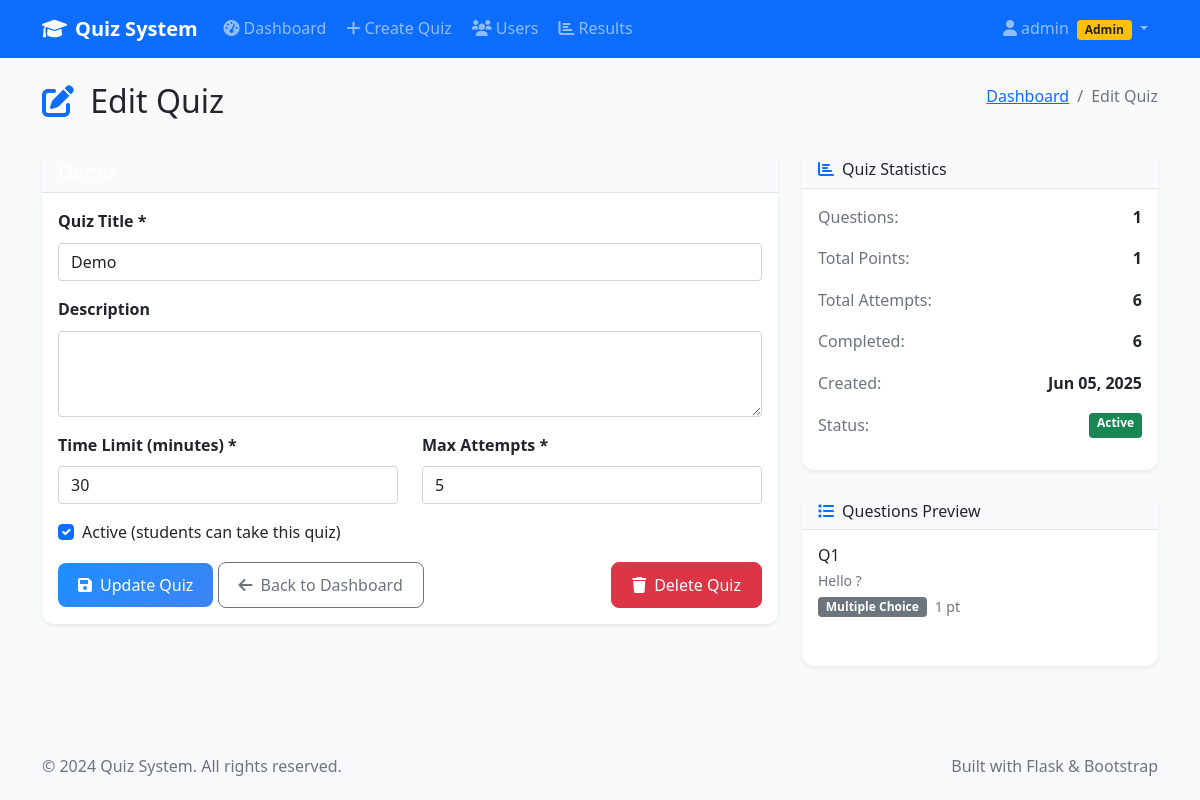
Screenshot of /admin/edit_quiz/1 (signed in) with the database file from the repository.
### models.py (models this page shows)
class User(UserMixin, db.Model):
    id = db.Column(db.Integer, primary_key=True)
    username = db.Column(db.String(64), unique=True, nullable=False)
    email = db.Column(db.String(120), unique=True, nullable=False)
    password_hash = db.Column(db.String(256), nullable=False)
    is_admin = db.Column(db.Boolean, default=False)
    created_at = db.Column(db.DateTime, default=datetime.utcnow)
    created_quizzes = db.relationship('Quiz', backref='creator', lazy=True)
    quiz_attempts = db.relationship('QuizAttempt', backref='user', lazy=True)

class Quiz(db.Model):
    id = db.Column(db.Integer, primary_key=True)
    title = db.Column(db.String(200), nullable=False)
    description = db.Column(db.Text)
    created_by = db.Column(db.Integer, db.ForeignKey('user.id'), nullable=False)
    time_limit = db.Column(db.Integer, default=30)  # in minutes
    max_attempts = db.Column(db.Integer, default=1)
    is_active = db.Column(db.Boolean, default=True)
    created_at = db.Column(db.DateTime, default=datetime.utcnow)
    questions = db.relationship('Question', backref='quiz', lazy=True, cascade='all, delete-orphan')
    attempts = db.relationship('QuizAttempt', backref='quiz', lazy=True)
    def get_total_points(self):
        return sum(q.points for q in self.questions)

class Question(db.Model):
    id = db.Column(db.Integer, primary_key=True)
    quiz_id = db.Column(db.Integer, db.ForeignKey('quiz.id'), nullable=False)
    question_text = db.Column(db.Text, nullable=False)
    question_type = db.Column(db.String(20), nullable=False)  # multiple_choice, true_false, short_answer
    points = db.Column(db.Integer, default=1)
    order_index = db.Column(db.Integer, default=0)
    answer_options = db.relationship('AnswerOption', backref='question', lazy=True, cascade='all, delete-orphan')
    user_answers = db.relationship('UserAnswer', backref='question', lazy=True)

### admin.py (the view, shortened to what this page needs)
@admin_bp.route('/edit_quiz/<int:quiz_id>', methods=['GET', 'POST'])
@login_required
@admin_required
def edit_quiz(quiz_id):
    quiz = Quiz.query.get_or_404(quiz_id)
    return render_template('admin/edit_quiz.html', quiz=quiz)

### templates/admin/edit_quiz.html (shortened to what this page needs)
{% extends "base.html" %}
{% block content %}
<div class="container my-4">
    <div class="row">
        <div class="col-12">
            <div class="d-flex justify-content-between align-items-center mb-4">
                <h2>
                    <i class="fas fa-edit text-primary me-2"></i>
                    Edit Quiz
                </h2>
                <nav aria-label="breadcrumb">
                    <ol class="breadcrumb">
                        <li class="breadcrumb-item">
                            <a href="{{ url_for('admin.dashboard') }}">Dashboard</a>
                        </li>
                        <li class="breadcrumb-item active">Edit Quiz</li>
                    </ol>
                </nav>
            </div>
        </div>
    </div>
    <div class="row">
        <div class="col-lg-8">
            <div class="card border-0 shadow-sm">
                <div class="card-header bg-primary text-white">
                    <h5 class="mb-0">{{ quiz.title }}</h5>
                </div>
                <div class="card-body">
                    <form method="POST">
                        <div class="mb-3">
                            <label for="title" class="form-label">Quiz Title *</label>
                            <input type="text" class="form-control" id="title" name="title"
                                   value="{{ quiz.title }}" required>
                        </div>
                        <div class="mb-3">
                            <label for="description" class="form-label">Description</label>
                            <textarea class="form-control" id="description" name="description" rows="3">{{ quiz.description or '' }}</textarea>
                        </div>
                        <div class="row">
                            <div class="col-md-6">
                                <div class="mb-3">
                                    <label for="time_limit" class="form-label">Time Limit (minutes) *</label>
                                    <input type="number" class="form-control" id="time_limit" name="time_limit"
                                           value="{{ quiz.time_limit }}" min="1" max="180" required>
                                </div>
                            </div>
                            <div class="col-md-6">
                                <div class="mb-3">
                                    <label for="max_attempts" class="form-label">Max Attempts *</label>
                                    <input type="number" class="form-control" id="max_attempts" name="max_attempts"
                                           value="{{ quiz.max_attempts }}" min="1" max="10" required>
                                </div>
                            </div>
                        </div>
                        <div class="mb-3">
                            <div class="form-check">
                                <input class="form-check-input" type="checkbox" id="is_active" name="is_active"
                                       {% if quiz.is_active %}checked{% endif %}>
                                <label class="form-check-label" for="is_active">
                                    Active (students can take this quiz)
                                </label>
                            </div>
                        </div>
                        <div class="d-flex justify-content-between">
                            <div>
                                <button type="submit" class="btn btn-primary">
                                    <i class="fas fa-save me-2"></i>Update Quiz
                                </button>
                                <a href="{{ url_for('admin.dashboard') }}" class="btn btn-outline-secondary">
                                    <i class="fas fa-arrow-left me-2"></i>Back to Dashboard
                                </a>
                            </div>
                            <form method="POST" action="{{ url_for('admin.delete_quiz', quiz_id=quiz.id) }}"
                                  class="d-inline" onsubmit="return showDeleteQuizModal(event)">
                                <button type="submit" class="btn btn-danger">
                                    <i class="fas fa-trash me-2"></i>Delete Quiz
                                </button>
                            </form>
                        </div>
                    </form>
                </div>
            </div>
        </div>
        <div class="col-lg-4">
            <div class="card border-0 shadow-sm">
                <div class="card-header bg-light">
                    <h6 class="mb-0">
                        <i class="fas fa-chart-bar text-primary me-2"></i>Quiz Statistics
                    </h6>
                </div>
                <div class="card-body">
                    <div class="stat-item mb-3">
                        <div class="d-flex justify-content-between">
                            <span class="text-muted">Questions:</span>
                            <strong>{{ quiz.questions|length }}</strong>
                        </div>
                    </div>
                    <div class="stat-item mb-3">
                        <div class="d-flex justify-content-between">
                            <span class="text-muted">Total Points:</span>
                            <strong>{{ quiz.get_total_points() }}</strong>
                        </div>
                    </div>
                    <div class="stat-item mb-3">
                        <div class="d-flex justify-content-between">
                            <span class="text-muted">Total Attempts:</span>
                            <strong>{{ quiz.attempts|length }}</strong>
                        </div>
                    </div>
                    <div class="stat-item mb-3">
                        <div class="d-flex justify-content-between">
                            <span class="text-muted">Completed:</span>
                            <strong>{{ quiz.attempts|selectattr('is_completed')|list|length }}</strong>
                        </div>
                    </div>
                    <div class="stat-item mb-3">
                        <div class="d-flex justify-content-between">
                            <span class="text-muted">Created:</span>
                            <strong>{{ quiz.created_at.strftime('%b %d, %Y') }}</strong>
                        </div>
                    </div>
                    <div class="stat-item mb-3">
                        <div class="d-flex justify-content-between">
                            <span class="text-muted">Status:</span>
                            <span class="badge bg-{% if quiz.is_active %}success{% else %}secondary{% endif %}">
                                {% if quiz.is_active %}Active{% else %}Inactive{% endif %}
                            </span>
                        </div>
                    </div>
                </div>
            </div>
            <div class="card border-0 shadow-sm mt-4">
                <div class="card-header bg-light">
                    <h6 class="mb-0">
                        <i class="fas fa-list text-primary me-2"></i>Questions Preview
                    </h6>
                </div>
                <div class="card-body">
                    {% if quiz.questions %}
                        <div class="questions-preview">
                            {% for question in quiz.questions %}
                                <div class="question-preview-item mb-3 pb-3 {% if not loop.last %}border-bottom{% endif %}">
                                    <div class="d-flex justify-content-between align-items-start">
                                        <div class="flex-grow-1">
                                            <h6 class="mb-1">Q{{ loop.index }}</h6>
                                            <p class="text-muted small mb-1">
                                                {{ question.question_text[:50] }}{% if question.question_text|length > 50 %}...{% endif %}
                                            </p>
                                            <div class="d-flex align-items-center">
                                                <span class="badge bg-secondary me-2">
                                                    {{ question.question_type.replace('_', ' ').title() }}
                                                </span>
                                                <small class="text-muted">{{ question.points }} pt{{ 's' if question.points != 1 else '' }}</small>
                                            </div>
                                        </div>
                                    </div>
                                </div>
                            {% endfor %}
                        </div>
                    {% else %}
                        <div class="text-center py-3">
                            <i class="fas fa-question-circle fa-2x text-muted mb-2"></i>
                            <p class="text-muted small mb-0">No questions added yet</p>
                        </div>
                    {% endif %}
                </div>
            </div>
        </div>
    </div>
</div>
{% endblock %}

### templates/base.html (shortened to what this page needs)
<!DOCTYPE html>
<html lang="en">
<head>
    <link href="https://cdn.jsdelivr.net/npm/bootstrap@5.1.3/dist/css/bootstrap.min.css" rel="stylesheet">
    <link rel="stylesheet" href="https://cdnjs.cloudflare.com/ajax/libs/font-awesome/6.0.0/css/all.min.css">
    <link rel="stylesheet" href="{{ url_for('static', filename='css/style.css') }}">
</head>
<body>
    <nav class="navbar navbar-expand-lg navbar-dark bg-primary">
        <div class="container">
            <a class="navbar-brand" href="{{ url_for('index') }}">
                <i class="fas fa-graduation-cap me-2"></i>Quiz System
            </a>
            <div class="collapse navbar-collapse" id="navbarNav">
                <ul class="navbar-nav me-auto">
                    {% if current_user.is_authenticated %}
                        {% if current_user.is_admin %}
                            <li class="nav-item">
                                <a class="nav-link" href="{{ url_for('admin.dashboard') }}">
                                    <i class="fas fa-tachometer-alt me-1"></i>Dashboard
                                </a>
                            </li>
                            <li class="nav-item">
                                <a class="nav-link" href="{{ url_for('admin.create_quiz') }}">
                                    <i class="fas fa-plus me-1"></i>Create Quiz
                                </a>
                            </li>
                            <li class="nav-item">
                                <a class="nav-link" href="{{ url_for('admin.manage_users') }}">
                                    <i class="fas fa-users me-1"></i>Users
                                </a>
                            </li>
                            <li class="nav-item">
                                <a class="nav-link" href="{{ url_for('admin.results') }}">
                                    <i class="fas fa-chart-bar me-1"></i>Results
                                </a>
                            </li>
                        {% endif %}
                    {% endif %}
                </ul>
                <ul class="navbar-nav">
                    {% if current_user.is_authenticated %}
                        <li class="nav-item dropdown">
                            <a class="nav-link dropdown-toggle" href="#" id="navbarDropdown" role="button" data-bs-toggle="dropdown">
                                <i class="fas fa-user me-1"></i>{{ current_user.username }}
                                {% if current_user.is_admin %}
                                    <span class="badge bg-warning text-dark ms-1">Admin</span>
                                {% endif %}
                            </a>
                        </li>
                    {% endif %}
                </ul>
            </div>
        </div>
    </nav>
    <main class="main-content">
        {% block content %}{% endblock %}
    </main>
    <footer class="bg-light py-4 mt-5">
        <div class="container">
            <div class="row">
                <div class="col-md-6">
                    <p class="text-muted mb-0">&copy; 2024 Quiz System. All rights reserved.</p>
                </div>
                <div class="col-md-6 text-end">
                    <p class="text-muted mb-0">Built with Flask & Bootstrap</p>
                </div>
            </div>
        </div>
    </footer>
</body>
</html>

### rows the page displays
User: username "admin"
Quiz: title "Demo", time_limit "30", max_attempts "5", is_active "☑", created_at "Jun 05, 2025"
Question: get_total_points "1", question_text "Hello ?", question_type.replace "Multiple Choice", points "1"

### other values shown
{{ quiz.questions|length }} "1"
{{ quiz.attempts|length }} "6"
{{ quiz.attempts|selectattr('is_completed')|list|length }} "6"
